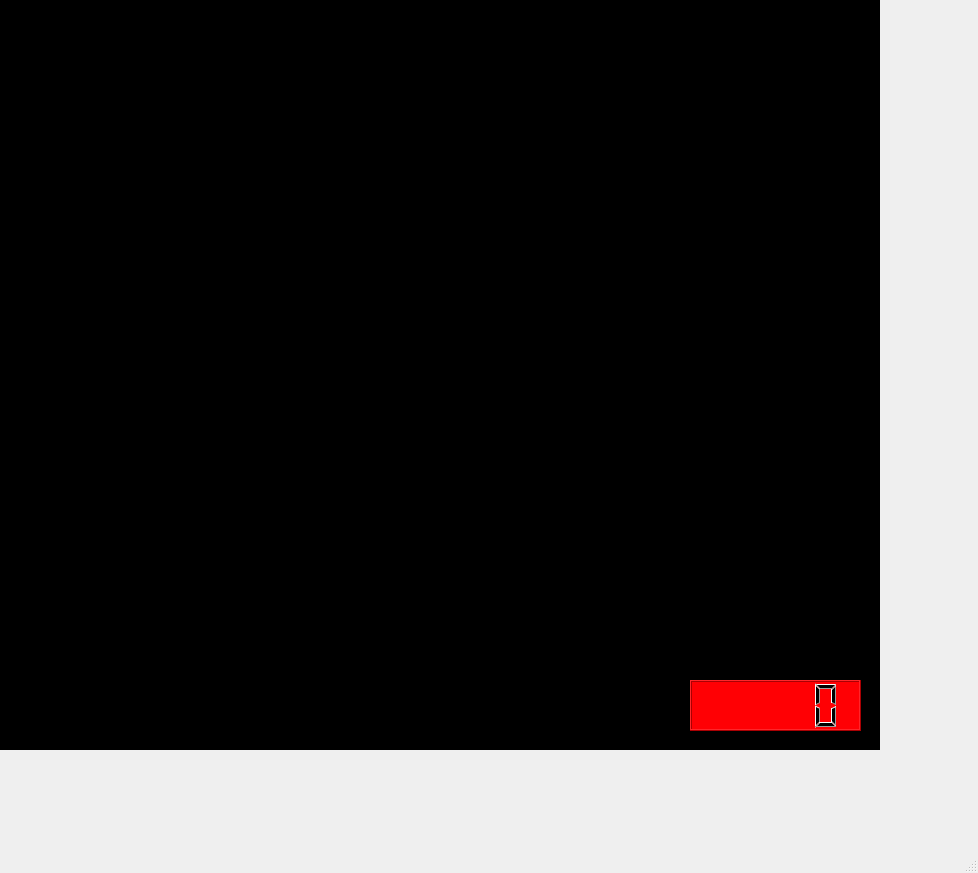
<?xml version="1.0" encoding="UTF-8"?>
<ui version="4.0">
 <class>MainWindow</class>
 <widget class="QMainWindow" name="MainWindow">
  <property name="geometry">
   <rect>
    <x>0</x>
    <y>0</y>
    <width>978</width>
    <height>873</height>
   </rect>
  </property>
  <property name="windowTitle">
   <string>MainWindow</string>
  </property>
  <widget class="QWidget" name="centralwidget">
   <widget class="QGraphicsView" name="graphicsView">
    <property name="geometry">
     <rect>
      <x>0</x>
      <y>0</y>
      <width>880</width>
      <height>750</height>
     </rect>
    </property>
    <property name="styleSheet">
     <string notr="true">background-color: rgb(0, 600, 600);</string>
    </property>
   </widget>
   <widget class="QLCDNumber" name="lcdNumber">
    <property name="geometry">
     <rect>
      <x>690</x>
      <y>680</y>
      <width>171</width>
      <height>51</height>
     </rect>
    </property>
    <property name="font">
     <font>
      <italic>true</italic>
     </font>
    </property>
    <property name="styleSheet">
     <string notr="true">background-color: rgb(232, 10, 32);
background-color: rgb(255, 0, 4);</string>
    </property>
   </widget>
  </widget>
  <widget class="QMenuBar" name="menubar">
   <property name="geometry">
    <rect>
     <x>0</x>
     <y>0</y>
     <width>978</width>
     <height>22</height>
    </rect>
   </property>
  </widget>
  <widget class="QStatusBar" name="statusbar"/>
 </widget>
 <resources/>
 <connections/>
</ui>
